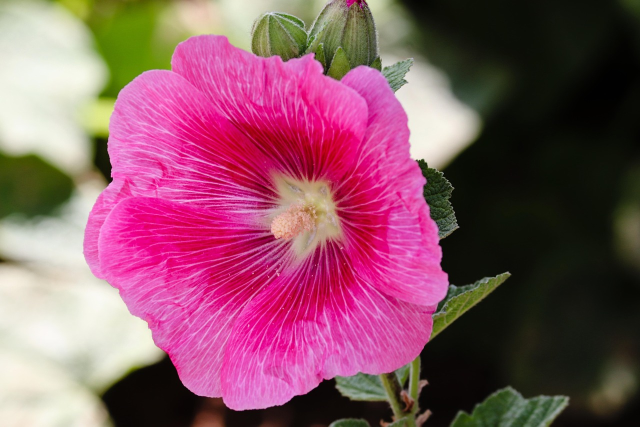
#> input picture flower.jpg, 1280 x 853 px, given in place of the camera (shown at 1/2 size)
$ python CW_less6.py
#> lines starting #> are read from the running program, lines starting #| are printed output that depends on the picture
#Обробка відео
import cv2
#Цикл, який буде перебирати кожне зображення та обробляти його

cap = cv2.VideoCapture(0) #0-працює з вебкамерами. Також можна вказати шлях до нашого відео

ret, frame1 = cap.read()
#> frame1 is the input picture: shape (853, 1280, 3); mean B, G, R 101.2, 84, 137.6

grey1 = cv2.cvtColor(frame1, cv2.COLOR_BGR2GRAY)
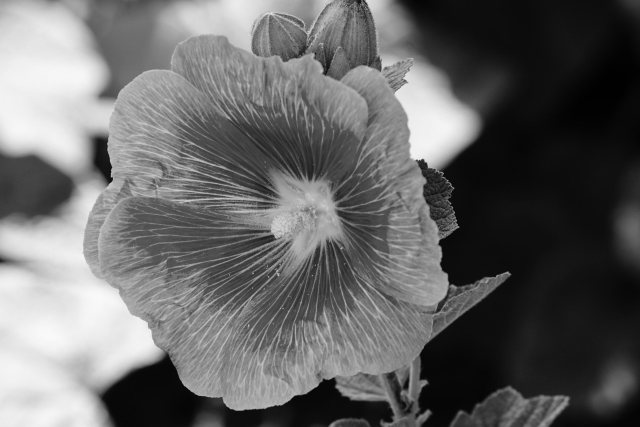
#> grey1: shape (853, 1280) (shown at 1/2 size); min 0, max 250, mean 102
grey1 = cv2.convertScaleAbs(grey1, alpha=1.5, beta=15)  #Контраст 1-коефіцієнт контрастності, 2-зміна яскравості
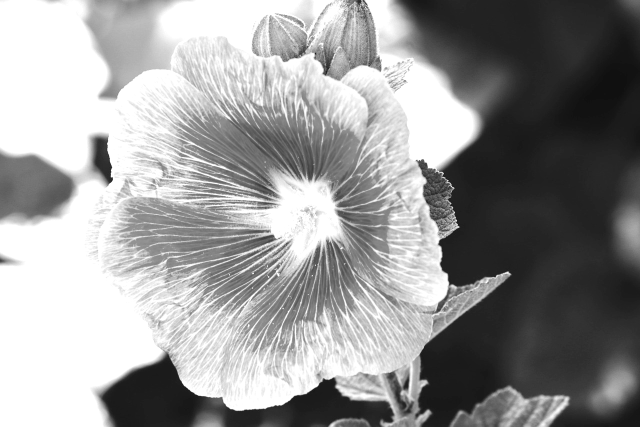
#> grey1: shape (853, 1280) (shown at 1/2 size); min 15, max 255, mean 151


while True:
    ret, frame2 = cap.read() #frame - кадр, який перебирається. ret - чи відкритий кадр True або False
    if not ret: #Якщо не отримали кадри
        print("Відео скінчилося")
        break

    grey2 = cv2.cvtColor(frame2, cv2.COLOR_BGR2GRAY)
    grey2 = cv2.convertScaleAbs(grey2, alpha=1.5, beta=15)

    diff = cv2.absdiff(grey1, grey2) #Знаходимо різницю
#> diff: shape (853, 1280); every value is 0
    _, thesh = cv2.threshold(diff, 30, 255, cv2.THRESH_BINARY)
    contours, _ = cv2.findContours(thesh,cv2.RETR_EXTERNAL, cv2.CHAIN_APPROX_SIMPLE)
#> contours = []
    for cnt in contours:
        if cv2.contourArea(cnt) > 1500:
            x, y, w, h = cv2.boundingRect(cnt)
            cv2.rectangle(frame2, (x, y), (x + w, y + h), (0, 255, 0), 2)
#> this loop made 0 passes

    cv2.imshow('Video', frame2) #Виводимо наші кадри


    if cv2.waitKey(1) and 0xFF == ord('q'):
#> (key q is pressed here)
        break


cap.release() #Коли ми будемо запускати програму поток відеокамери буде зайнятий. Для того, зоб кожного разу ми переставали працювати з відеокартоб. Ми вказуємо, коли закриваємо вебку ми віключаємося від неї
cv2.destroyAllWindows()
